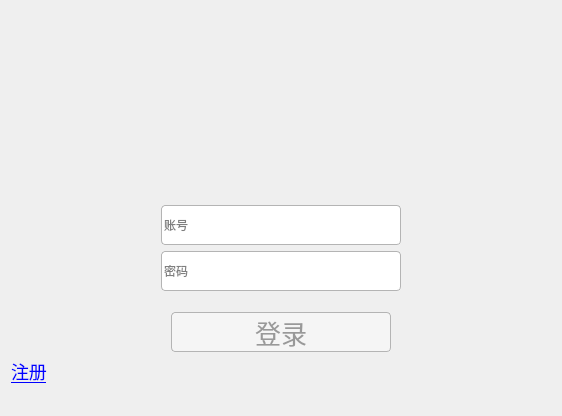
<?xml version="1.0" encoding="UTF-8"?>
<ui version="4.0">
 <class>Login</class>
 <widget class="QWidget" name="Login">
  <property name="geometry">
   <rect>
    <x>0</x>
    <y>0</y>
    <width>558</width>
    <height>411</height>
   </rect>
  </property>
  <property name="windowTitle">
   <string>Form</string>
  </property>
  <layout class="QVBoxLayout" name="verticalLayout_4">
   <item>
    <widget class="QWidget" name="widget" native="true">
     <layout class="QVBoxLayout" name="verticalLayout_3">
      <property name="leftMargin">
       <number>0</number>
      </property>
      <property name="topMargin">
       <number>0</number>
      </property>
      <property name="rightMargin">
       <number>0</number>
      </property>
      <property name="bottomMargin">
       <number>0</number>
      </property>
      <item>
       <widget class="QLabel" name="label_4">
        <property name="minimumSize">
         <size>
          <width>540</width>
          <height>158</height>
         </size>
        </property>
        <property name="maximumSize">
         <size>
          <width>540</width>
          <height>158</height>
         </size>
        </property>
        <property name="text">
         <string/>
        </property>
       </widget>
      </item>
      <item>
       <layout class="QVBoxLayout" name="verticalLayout">
        <property name="leftMargin">
         <number>150</number>
        </property>
        <property name="topMargin">
         <number>30</number>
        </property>
        <property name="rightMargin">
         <number>150</number>
        </property>
        <item>
         <widget class="QLineEdit" name="lineEdit_name">
          <property name="minimumSize">
           <size>
            <width>80</width>
            <height>40</height>
           </size>
          </property>
          <property name="styleSheet">
           <string notr="true">QLineEdit
{
border:1px solid rgb(180, 180, 180);
border-radius: 4px;

}</string>
          </property>
          <property name="placeholderText">
           <string>账号</string>
          </property>
         </widget>
        </item>
       </layout>
      </item>
      <item>
       <layout class="QVBoxLayout" name="verticalLayout_2">
        <property name="spacing">
         <number>6</number>
        </property>
        <property name="leftMargin">
         <number>150</number>
        </property>
        <property name="rightMargin">
         <number>150</number>
        </property>
        <item>
         <widget class="QLineEdit" name="lineEdit_2_pwd">
          <property name="minimumSize">
           <size>
            <width>0</width>
            <height>40</height>
           </size>
          </property>
          <property name="styleSheet">
           <string notr="true">QLineEdit
{
border:1px solid rgb(180, 180, 180);
border-radius: 4px;

}</string>
          </property>
          <property name="echoMode">
           <enum>QLineEdit::Password</enum>
          </property>
          <property name="placeholderText">
           <string>密码</string>
          </property>
         </widget>
        </item>
       </layout>
      </item>
      <item>
       <layout class="QHBoxLayout" name="horizontalLayout">
        <property name="topMargin">
         <number>15</number>
        </property>
        <item>
         <spacer name="horizontalSpacer">
          <property name="orientation">
           <enum>Qt::Horizontal</enum>
          </property>
          <property name="sizeHint" stdset="0">
           <size>
            <width>40</width>
            <height>20</height>
           </size>
          </property>
         </spacer>
        </item>
        <item>
         <widget class="QPushButton" name="pushButton_login">
          <property name="minimumSize">
           <size>
            <width>220</width>
            <height>40</height>
           </size>
          </property>
          <property name="styleSheet">
           <string notr="true">QPushButton
{
border:1px solid rgb(180, 180, 180);
background-color:rgb(245,245,245);
border-radius: 4px;
font-family:楷体'';font-size:26px;color:rgb(153,153,153);
}
QPushButton:hover
{
border:1px solid rgb(180, 180, 180);
background-color:rgb(251,198,201);
border-radius: 4px;
font-family:楷体'';font-size:26px;color:rgb(255,255,255);
}

QPushButton:pressed
{
border:1px solid rgb(180, 180, 180);
background-color:rgb(242,96,103);
border-radius: 4px;
font-family:楷体'';font-size:26px;color:rgb(255,255,255);
}</string>
          </property>
          <property name="text">
           <string>登录</string>
          </property>
         </widget>
        </item>
        <item>
         <spacer name="horizontalSpacer_2">
          <property name="orientation">
           <enum>Qt::Horizontal</enum>
          </property>
          <property name="sizeHint" stdset="0">
           <size>
            <width>40</width>
            <height>20</height>
           </size>
          </property>
         </spacer>
        </item>
       </layout>
      </item>
      <item>
       <layout class="QHBoxLayout" name="horizontalLayout_2">
        <property name="bottomMargin">
         <number>0</number>
        </property>
        <item>
         <widget class="QLabel" name="label">
          <property name="styleSheet">
           <string notr="true">QLabel {
font-family:楷体;font-size:18px;color:rgb(153,153,153);
}
</string>
          </property>
          <property name="text">
           <string>&lt;html&gt;&lt;head/&gt;&lt;body&gt;&lt;p&gt;&lt;a href=&quot;111&quot;&gt;&lt;span style=&quot; text-decoration: underline; color:#0000ff;&quot;&gt;注册&lt;/span&gt;&lt;/a&gt;&lt;/p&gt;&lt;/body&gt;&lt;/html&gt;</string>
          </property>
         </widget>
        </item>
        <item>
         <spacer name="horizontalSpacer_3">
          <property name="orientation">
           <enum>Qt::Horizontal</enum>
          </property>
          <property name="sizeHint" stdset="0">
           <size>
            <width>40</width>
            <height>20</height>
           </size>
          </property>
         </spacer>
        </item>
       </layout>
      </item>
     </layout>
    </widget>
   </item>
   <item>
    <widget class="QLabel" name="label_3">
     <property name="text">
      <string/>
     </property>
    </widget>
   </item>
  </layout>
 </widget>
 <resources/>
 <connections/>
</ui>
